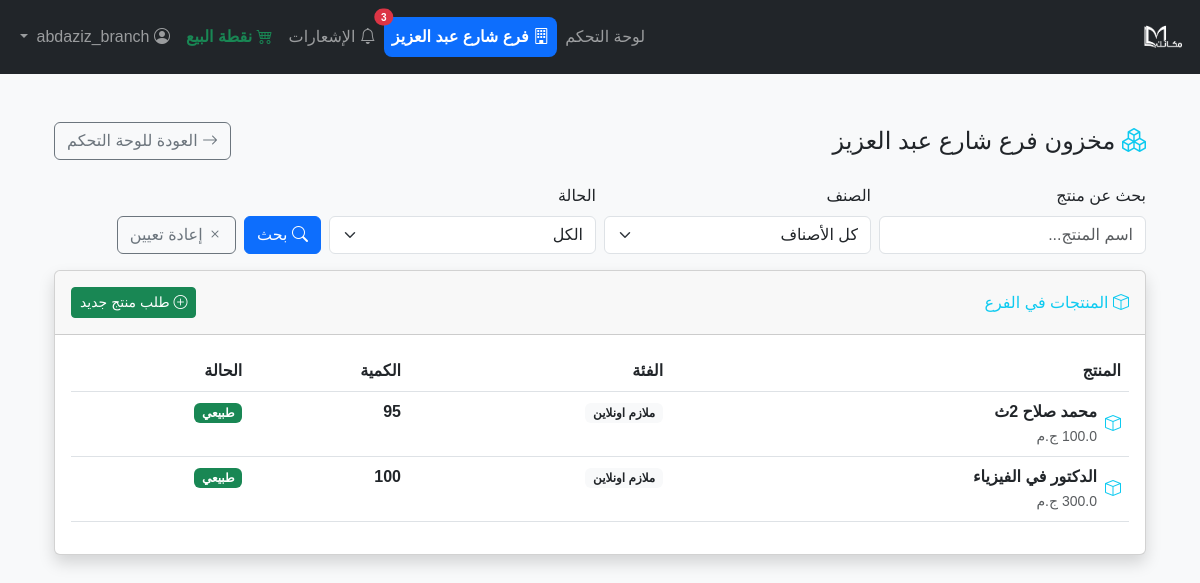
The page /branch/inventory (signed in) on the database its author committed.
### models/branch.py (models this page shows, shortened)
class Branch(db.Model):
    __tablename__ = 'branches'
    id = db.Column(db.Integer, primary_key=True)
    name = db.Column(db.String(100), nullable=False, unique=True)
    address = db.Column(db.String(255), nullable=True)
    phone = db.Column(db.String(20), nullable=True)
    manager = db.Column(db.String(100), nullable=True)
    is_active = db.Column(db.Boolean, default=True)
    created_at = db.Column(db.DateTime, default=db.func.current_timestamp())
    def get_product_quantity(self, product_id):
        from models.movement import ProductMovement
        incoming = db.session.query(db.func.sum(ProductMovement.quantity)).filter(
            ProductMovement.destination_id == self.id,
            ProductMovement.destination_type == 'branch',
            ProductMovement.product_id == product_id
        ).scalar() or 0
        outgoing = db.session.query(db.func.sum(ProductMovement.quantity)).filter(
            ProductMovement.source_id == self.id,
            ProductMovement.source_type == 'branch',
            ProductMovement.product_id == product_id
        ).scalar() or 0
        return incoming - outgoing
    def get_all_products_with_quantities(self):
        from models.product import Product
        products = Product.query.all()
        branch_products = []
        for product in products:
            quantity = self.get_product_quantity(product.id)
            if quantity > 0:  # عرض المنتجات التي لها كمية فقط
                branch_products.append({
                    'product': product,
                    'quantity': quantity
                })
        return branch_products

### models/product.py (models this page shows)
class Product(db.Model):
    __tablename__ = 'products'
    id = db.Column(db.Integer, primary_key=True)
    name = db.Column(db.String(128), nullable=False)
    category_id = db.Column(db.Integer, db.ForeignKey('categories.id'), nullable=False)
    price = db.Column(db.Float, nullable=False)
    quantity = db.Column(db.Integer, nullable=False, default=0)
    barcode = db.Column(db.String(64), unique=True, nullable=True)

### models/category.py (models this page shows)
class Category(db.Model):
    __tablename__ = 'categories'
    id = db.Column(db.Integer, primary_key=True)
    name = db.Column(db.String(64), unique=True, nullable=False)
    products = db.relationship('Product', backref='category', lazy=True)

### routes/branch_dashboard.py (the view)
@branch_dashboard_bp.route('/inventory')
@login_required
def inventory():
    if not current_user.is_branch_user():
        flash('غير مصرح لك بالوصول لهذه الصفحة', 'danger')
        return redirect(url_for('dashboard'))
    branch = current_user.branch
    search = request.args.get('search', '')
    category_id = request.args.get('category_id', '')
    status = request.args.get('status', '')
    products = get_filtered_products(branch, search, category_id, status)
    categories = Category.query.all()
    return render_template('branch_dashboard/inventory.html',
                         branch=branch,
                         products=products,
                         categories=categories,
                         search=search,
                         category_id=category_id,
                         status=status)

### models/user.py (called while the page is built)
    def is_admin(self):
        return self.role == 'admin'

    def is_branch_user(self):
        return self.role in ['branch_manager', 'branch_employee']

    def get_branch_name(self):
        return self.branch.name if self.branch else 'غير محدد'

### routes/branch_dashboard.py (called while the page is built)
@branch_dashboard_bp.before_request
def check_branch_access():
    if current_user.is_authenticated and current_user.is_branch_user():
        if not current_user.branch_id:
            flash('يجب ربط حسابك بفرع أولاً', 'warning')
            return redirect(url_for('auth.logout'))

def get_filtered_products(branch, search, category_id, status):
    branch_products = branch.get_all_products_with_quantities()
    if search:
        branch_products = [item for item in branch_products
                          if search.lower() in item['product'].name.lower()]
    if category_id:
        branch_products = [item for item in branch_products
                          if str(item['product'].category_id) == category_id]
    if status == 'low_stock':
        branch_products = [item for item in branch_products if item['quantity'] <= 10]
    elif status == 'out_of_stock':
        branch_products = [item for item in branch_products if item['quantity'] == 0]
    return branch_products

### templates/branch_dashboard/inventory.html (shortened to what this page needs)
{% extends "base.html" %}
{% block content %}
<div class="container-fluid py-4">
    <div class="row mb-4">
        <div class="col-12 d-flex justify-content-between align-items-center">
            <h1 class="h4 mb-0">
                <i class="bi bi-boxes text-info"></i>
                مخزون {{ branch.name }}
            </h1>
            <a href="{{ url_for('branch_dashboard.dashboard') }}" class="btn btn-outline-secondary">
                <i class="bi bi-arrow-right"></i> العودة للوحة التحكم
            </a>
        </div>
    </div>
    <form method="get" class="row g-2 mb-3 align-items-end" id="filter-form">
        <div class="col-md-3">
            <label class="form-label">بحث عن منتج</label>
            <input type="text" name="search" class="form-control" value="{{ search }}" placeholder="اسم المنتج...">
        </div>
        <div class="col-md-3">
            <label class="form-label">الصنف</label>
            <select name="category_id" class="form-select">
                <option value="">كل الأصناف</option>
            </select>
        </div>
        <div class="col-md-3">
            <label class="form-label">الحالة</label>
            <select name="status" class="form-select">
                <option value="">الكل</option>
            </select>
        </div>
        <div class="col-md-3 d-flex align-items-end">
            <button type="submit" class="btn btn-primary me-2"><i class="bi bi-search"></i> بحث</button>
            <a href="{{ url_for('branch_dashboard.inventory') }}" class="btn btn-outline-secondary"><i class="bi bi-x"></i> إعادة تعيين</a>
        </div>
    </form>
    <div class="card shadow">
        <div class="card-header py-3 d-flex justify-content-between align-items-center">
            <h6 class="m-0 font-weight-bold text-info">
                <i class="bi bi-box"></i> المنتجات في الفرع
            </h6>
            <a href="{{ url_for('branch_dashboard.new_request') }}" class="btn btn-success btn-sm">
                <i class="bi bi-plus-circle"></i> طلب منتج جديد
            </a>
        </div>
        <div class="card-body">
            {% if products %}
                <div class="table-responsive">
                    <table class="table table-hover">
                        <thead>
                            <tr>
                                <th>المنتج</th>
                                <th>الفئة</th>
                                <th>الكمية</th>
                                <th>الحالة</th>
                            </tr>
                        </thead>
                        <tbody>
                            {% for item in products %}
                            <tr>
                                <td>
                                    <div class="d-flex align-items-center">
                                        <div class="me-2">
                                            <i class="bi bi-box text-info"></i>
                                        </div>
                                        <div>
                                            <strong>{{ item.product.name }}</strong>
                                            <br>
                                            <small class="text-muted">{{ item.product.price }} ج.م</small>
                                        </div>
                                    </div>
                                </td>
                                <td>
                                    <span class="badge bg-light text-dark">
                                        {{ item.product.category.name if item.product.category else 'غير محدد' }}
                                    </span>
                                </td>
                                <td>
                                    <span class="fw-bold">{{ item.quantity }}</span>
                                </td>
                                <td>
                                    {% if item.quantity == 0 %}
                                        <span class="badge bg-danger">نفذ المخزون</span>
                                    {% elif item.quantity <= 10 %}
                                        <span class="badge bg-warning text-dark">مخزون منخفض</span>
                                    {% else %}
                                        <span class="badge bg-success">طبيعي</span>
                                    {% endif %}
                                </td>
                            </tr>
                            {% endfor %}
                        </tbody>
                    </table>
                </div>
            {% else %}
                <div class="text-center py-4">
                    <i class="bi bi-box fs-1 text-muted mb-3"></i>
                    <h5>لا توجد منتجات في الفرع</h5>
                    <p class="text-muted">لم يتم تسجيل أي منتجات في هذا الفرع بعد</p>
                </div>
            {% endif %}
        </div>
    </div>
</div>
{% endblock %}

### templates/base.html (shortened to what this page needs)
<!DOCTYPE html>
<html lang="ar" dir="rtl">
<head>
    <link href="https://cdn.jsdelivr.net/npm/bootstrap@5.3.0/dist/css/bootstrap.rtl.min.css" rel="stylesheet">
</head>
<body>
<nav class="navbar navbar-expand-lg navbar-dark bg-dark mb-4">
    <div class="container-fluid">
        <a class="navbar-brand d-flex align-items-center" href="{{ url_for('dashboard') }}">
            <img src="/static/logo.png" alt="شعار النظام" style="height:48px;max-width:200px;object-fit:contain;vertical-align:middle;">
        </a>
        <div class="collapse navbar-collapse" id="navbarNav">
            <ul class="navbar-nav ms-auto">
                {% if current_user.is_authenticated %}
                    <li class="nav-item">
                        <a class="nav-link {% if request.endpoint == 'dashboard' %}active{% endif %}" href="{{ url_for('dashboard') }}">لوحة التحكم</a>
                    </li>
                    {% if current_user.is_admin() %}
                        <li class="nav-item">
                            <a class="nav-link {% if request.endpoint and request.endpoint.startswith('branches.') %}active{% endif %}" href="{{ url_for('branches.list_branches') }}">
                                <i class="bi bi-building"></i> إدارة الفروع
                            </a>
                        </li>
                        <li class="nav-item">
                            <a class="nav-link {% if request.endpoint and request.endpoint.startswith('stats.') %}active{% endif %}" href="{{ url_for('stats.stats_dashboard') }}">الإحصائيات</a>
                        </li>
                        <li class="nav-item">
                            <a class="nav-link {% if request.endpoint and request.endpoint.startswith('products.') %}active{% endif %}" href="{{ url_for('products.list_products') }}">المنتجات</a>
                        </li>
                        <li class="nav-item">
                            <a class="nav-link {% if request.endpoint and request.endpoint.startswith('categories.') %}active{% endif %}" href="{{ url_for('categories.list_categories') }}">الأصناف</a>
                        </li>
                        <li class="nav-item">
                            <a class="nav-link {{ 'active' if request.endpoint == 'movements.list_movements' }}" href="{{ url_for('movements.list_movements') }}">
                                <i class="bi bi-arrow-left-right"></i> الحركات
                            </a>
                        </li>
                    {% elif current_user.is_branch_user() %}
                        <li class="nav-item">
                            <a class="nav-link {% if request.endpoint and request.endpoint.startswith('branch_dashboard.') %}active{% endif %}" href="{{ url_for('branch_dashboard.dashboard') }}">
                                <i class="bi bi-building"></i> {{ current_user.get_branch_name() }}
                            </a>
                        </li>
                    {% endif %}
                    {% if current_user.is_admin() or current_user.is_branch_user() %}
                        <li class="nav-item position-relative">
                            <a class="nav-link {% if request.endpoint == 'branch_dashboard.notifications' %}active{% endif %}" href="{{ url_for('branch_dashboard.notifications') }}">
                                <i class="bi bi-bell"></i>
                                {% set unread_count = current_user.branch.received_notifications|selectattr('is_read', 'equalto', False)|list|length if current_user.is_branch_user() else 0 %}
                                {% if current_user.is_admin() %}
                                    {% set unread_count = unread_count + (notifications_count or 0) %}
                                {% endif %}
                                {% if unread_count > 0 %}
                                    <span class="position-absolute top-0 start-0 translate-middle badge rounded-pill bg-danger" style="font-size:10px;">{{ unread_count }}</span>
                                {% endif %}
                                الإشعارات
                            </a>
                        </li>
                    {% endif %}
                    <li class="nav-item">
                        <a class="nav-link fw-bold text-success" href="{{ url_for('pos.pos_home') }}">
                            <i class="bi bi-cart4"></i> نقطة البيع
                        </a>
                    </li>
                    <li class="nav-item dropdown">
                        <a class="nav-link dropdown-toggle" href="#" id="userDropdown" role="button" data-bs-toggle="dropdown" aria-expanded="false">
                            <i class="bi bi-person-circle"></i> {{ current_user.username }}{% if current_user.is_admin() %} <span class="badge bg-danger">مدير</span>{% endif %}
                        </a>
                    </li>
                {% endif %}
            </ul>
        </div>
    </div>
</nav>
<div class="container">
    {% block content %}{% endblock %}
</div>
<link rel="stylesheet" href="https://cdn.jsdelivr.net/npm/bootstrap-icons@1.10.5/font/bootstrap-icons.css">
</body>
</html>

### templates/base.html (style rules this page uses)
body { font-family: 'Cairo', Tahoma, Arial, sans-serif; background: #f8f9fa; }
.navbar .nav-link.active { font-weight: bold; color: #fff !important; background: #0d6efd; border-radius: 0.5rem; }

### rows shown on the page
Branch: get_branch_name "فرع شارع عبد العزيز", name "فرع شارع عبد العزيز"
Product: product.name "محمد صلاح 2ث"
Category: product.category "ملازم اونلاين" "ملازم اونلاين"
Product: product.name "الدكتور في الفيزياء"

### other values the page prints
{{ unread_count }} "3"
{{ item.quantity }} "95" "100"
